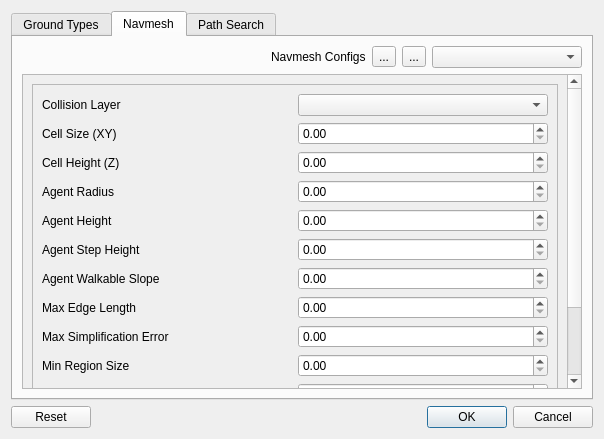
<?xml version="1.0" encoding="UTF-8"?>
<ui version="4.0">
 <class>AiProjectSettingsDlg</class>
 <widget class="QDialog" name="AiProjectSettingsDlg">
  <property name="geometry">
   <rect>
    <x>0</x>
    <y>0</y>
    <width>604</width>
    <height>439</height>
   </rect>
  </property>
  <property name="windowTitle">
   <string>Ai Project Settings</string>
  </property>
  <property name="windowIcon">
   <iconset resource="../QtResources/resources.qrc">
    <normaloff>:/AiPlugin/ezAiPlugin.svg</normaloff>:/AiPlugin/ezAiPlugin.svg</iconset>
  </property>
  <layout class="QVBoxLayout" name="verticalLayout">
   <item>
    <widget class="QTabWidget" name="Tabs">
     <property name="currentIndex">
      <number>1</number>
     </property>
     <widget class="QWidget" name="GroundTypesTab">
      <attribute name="title">
       <string>Ground Types</string>
      </attribute>
      <layout class="QHBoxLayout" name="horizontalLayout">
       <item>
        <widget class="QListWidget" name="GroundTypes">
         <property name="selectionBehavior">
          <enum>QAbstractItemView::SelectRows</enum>
         </property>
         <property name="uniformItemSizes">
          <bool>true</bool>
         </property>
        </widget>
       </item>
      </layout>
     </widget>
     <widget class="QWidget" name="NavmeshTab">
      <attribute name="title">
       <string>Navmesh</string>
      </attribute>
      <layout class="QVBoxLayout" name="verticalLayout_3">
       <item>
        <layout class="QHBoxLayout" name="horizontalLayout_4">
         <item>
          <spacer name="horizontalSpacer_2">
           <property name="orientation">
            <enum>Qt::Horizontal</enum>
           </property>
           <property name="sizeHint" stdset="0">
            <size>
             <width>40</width>
             <height>20</height>
            </size>
           </property>
          </spacer>
         </item>
         <item>
          <widget class="QLabel" name="label_2">
           <property name="text">
            <string>Navmesh Configs</string>
           </property>
          </widget>
         </item>
         <item>
          <widget class="QToolButton" name="AddMeshCfg">
           <property name="text">
            <string>...</string>
           </property>
           <property name="icon">
            <iconset resource="../../../../Tools/Libs/GuiFoundation/QtResources/resources.qrc">
             <normaloff>:/GuiFoundation/Icons/Add.svg</normaloff>:/GuiFoundation/Icons/Add.svg</iconset>
           </property>
          </widget>
         </item>
         <item>
          <widget class="QToolButton" name="RemoveMeshCfg">
           <property name="text">
            <string>...</string>
           </property>
           <property name="icon">
            <iconset resource="../../../../Tools/Libs/GuiFoundation/QtResources/resources.qrc">
             <normaloff>:/GuiFoundation/Icons/Delete.svg</normaloff>:/GuiFoundation/Icons/Delete.svg</iconset>
           </property>
          </widget>
         </item>
         <item>
          <widget class="QComboBox" name="SelectedMeshCfg">
           <property name="minimumSize">
            <size>
             <width>150</width>
             <height>0</height>
            </size>
           </property>
          </widget>
         </item>
        </layout>
       </item>
       <item>
        <widget class="QScrollArea" name="scrollArea">
         <property name="widgetResizable">
          <bool>true</bool>
         </property>
         <widget class="QWidget" name="scrollAreaWidgetContents">
          <property name="geometry">
           <rect>
            <x>0</x>
            <y>-66</y>
            <width>543</width>
            <height>382</height>
           </rect>
          </property>
          <layout class="QHBoxLayout" name="horizontalLayout_5">
           <item>
            <widget class="QFrame" name="NavmeshCfg">
             <property name="frameShape">
              <enum>QFrame::StyledPanel</enum>
             </property>
             <property name="frameShadow">
              <enum>QFrame::Raised</enum>
             </property>
             <layout class="QGridLayout" name="gridLayout">
              <item row="1" column="1">
               <widget class="QDoubleSpinBox" name="NavCellSize"/>
              </item>
              <item row="14" column="0">
               <spacer name="verticalSpacer">
                <property name="orientation">
                 <enum>Qt::Vertical</enum>
                </property>
                <property name="sizeHint" stdset="0">
                 <size>
                  <width>20</width>
                  <height>3</height>
                 </size>
                </property>
               </spacer>
              </item>
              <item row="11" column="1">
               <widget class="QDoubleSpinBox" name="NavDetailSampleDistance"/>
              </item>
              <item row="2" column="1">
               <widget class="QDoubleSpinBox" name="NavCellHeight"/>
              </item>
              <item row="1" column="0">
               <widget class="QLabel" name="label_3">
                <property name="text">
                 <string>Cell Size (XY)</string>
                </property>
               </widget>
              </item>
              <item row="9" column="0">
               <widget class="QLabel" name="label_12">
                <property name="text">
                 <string>Min Region Size</string>
                </property>
               </widget>
              </item>
              <item row="5" column="1">
               <widget class="QDoubleSpinBox" name="NavAgentStep"/>
              </item>
              <item row="4" column="0">
               <widget class="QLabel" name="label_6">
                <property name="text">
                 <string>Agent Height</string>
                </property>
               </widget>
              </item>
              <item row="7" column="1">
               <widget class="QDoubleSpinBox" name="NavMaxEdgeLength"/>
              </item>
              <item row="7" column="0">
               <widget class="QLabel" name="label_9">
                <property name="text">
                 <string>Max Edge Length</string>
                </property>
               </widget>
              </item>
              <item row="9" column="1">
               <widget class="QDoubleSpinBox" name="NavMinRegionSize"/>
              </item>
              <item row="8" column="1">
               <widget class="QDoubleSpinBox" name="NavSimplificationError"/>
              </item>
              <item row="10" column="0">
               <widget class="QLabel" name="label_11">
                <property name="text">
                 <string>Region Merge Size</string>
                </property>
               </widget>
              </item>
              <item row="3" column="1">
               <widget class="QDoubleSpinBox" name="NavAgentRadius"/>
              </item>
              <item row="13" column="0">
               <spacer name="verticalSpacer_2">
                <property name="orientation">
                 <enum>Qt::Vertical</enum>
                </property>
                <property name="sizeHint" stdset="0">
                 <size>
                  <width>20</width>
                  <height>194</height>
                 </size>
                </property>
               </spacer>
              </item>
              <item row="6" column="1">
               <widget class="QDoubleSpinBox" name="NavAgentSlope"/>
              </item>
              <item row="3" column="0">
               <widget class="QLabel" name="label_5">
                <property name="text">
                 <string>Agent Radius</string>
                </property>
               </widget>
              </item>
              <item row="10" column="1">
               <widget class="QDoubleSpinBox" name="NavRegionMergeSize"/>
              </item>
              <item row="4" column="1">
               <widget class="QDoubleSpinBox" name="NavAgentHeight"/>
              </item>
              <item row="6" column="0">
               <widget class="QLabel" name="label_8">
                <property name="text">
                 <string>Agent Walkable Slope</string>
                </property>
               </widget>
              </item>
              <item row="5" column="0">
               <widget class="QLabel" name="label_7">
                <property name="text">
                 <string>Agent Step Height</string>
                </property>
               </widget>
              </item>
              <item row="12" column="1">
               <widget class="QDoubleSpinBox" name="NavDetailSampleError"/>
              </item>
              <item row="2" column="0">
               <widget class="QLabel" name="label_4">
                <property name="text">
                 <string>Cell Height (Z)</string>
                </property>
               </widget>
              </item>
              <item row="12" column="0">
               <widget class="QLabel" name="label_14">
                <property name="text">
                 <string>Detail Sample Error</string>
                </property>
               </widget>
              </item>
              <item row="11" column="0">
               <widget class="QLabel" name="label_13">
                <property name="text">
                 <string>Detail Sample Distance</string>
                </property>
               </widget>
              </item>
              <item row="8" column="0">
               <widget class="QLabel" name="label_10">
                <property name="text">
                 <string>Max Simplification Error</string>
                </property>
               </widget>
              </item>
              <item row="0" column="0">
               <widget class="QLabel" name="label_15">
                <property name="text">
                 <string>Collision Layer</string>
                </property>
               </widget>
              </item>
              <item row="0" column="1">
               <widget class="QComboBox" name="CollisionLayer"/>
              </item>
             </layout>
            </widget>
           </item>
          </layout>
         </widget>
        </widget>
       </item>
      </layout>
     </widget>
     <widget class="QWidget" name="PathSearchTab">
      <attribute name="title">
       <string>Path Search</string>
      </attribute>
      <layout class="QHBoxLayout" name="horizontalLayout_3">
       <item>
        <layout class="QVBoxLayout" name="verticalLayout_2">
         <item>
          <layout class="QHBoxLayout" name="horizontalLayout_2">
           <item>
            <spacer name="horizontalSpacer">
             <property name="orientation">
              <enum>Qt::Horizontal</enum>
             </property>
             <property name="sizeHint" stdset="0">
              <size>
               <width>40</width>
               <height>20</height>
              </size>
             </property>
            </spacer>
           </item>
           <item>
            <widget class="QLabel" name="label">
             <property name="text">
              <string>Search Configs</string>
             </property>
            </widget>
           </item>
           <item>
            <widget class="QToolButton" name="AddPathCfg">
             <property name="text">
              <string>...</string>
             </property>
             <property name="icon">
              <iconset resource="../../../../Tools/Libs/GuiFoundation/QtResources/resources.qrc">
               <normaloff>:/GuiFoundation/Icons/Add.svg</normaloff>:/GuiFoundation/Icons/Add.svg</iconset>
             </property>
            </widget>
           </item>
           <item>
            <widget class="QToolButton" name="RemovePathCfg">
             <property name="text">
              <string>...</string>
             </property>
             <property name="icon">
              <iconset resource="../../../../Tools/Libs/GuiFoundation/QtResources/resources.qrc">
               <normaloff>:/GuiFoundation/Icons/Delete.svg</normaloff>:/GuiFoundation/Icons/Delete.svg</iconset>
             </property>
            </widget>
           </item>
           <item>
            <widget class="QComboBox" name="SelectedPathCfg">
             <property name="minimumSize">
              <size>
               <width>150</width>
               <height>0</height>
              </size>
             </property>
            </widget>
           </item>
          </layout>
         </item>
         <item>
          <widget class="QTableWidget" name="PathConfig">
           <property name="editTriggers">
            <set>QAbstractItemView::NoEditTriggers</set>
           </property>
           <property name="alternatingRowColors">
            <bool>false</bool>
           </property>
           <property name="selectionMode">
            <enum>QAbstractItemView::SingleSelection</enum>
           </property>
           <property name="selectionBehavior">
            <enum>QAbstractItemView::SelectRows</enum>
           </property>
           <property name="wordWrap">
            <bool>false</bool>
           </property>
           <property name="cornerButtonEnabled">
            <bool>false</bool>
           </property>
           <attribute name="horizontalHeaderStretchLastSection">
            <bool>true</bool>
           </attribute>
           <attribute name="verticalHeaderVisible">
            <bool>false</bool>
           </attribute>
           <column>
            <property name="text">
             <string>Ground Type</string>
            </property>
           </column>
           <column>
            <property name="text">
             <string>Traversal Allowed</string>
            </property>
           </column>
           <column>
            <property name="text">
             <string>Traversal Cost</string>
            </property>
           </column>
          </widget>
         </item>
        </layout>
       </item>
      </layout>
     </widget>
    </widget>
   </item>
   <item>
    <widget class="QDialogButtonBox" name="DefaultButtons">
     <property name="orientation">
      <enum>Qt::Horizontal</enum>
     </property>
     <property name="standardButtons">
      <set>QDialogButtonBox::Cancel|QDialogButtonBox::Ok|QDialogButtonBox::Reset</set>
     </property>
     <property name="centerButtons">
      <bool>false</bool>
     </property>
    </widget>
   </item>
  </layout>
 </widget>
 <tabstops>
  <tabstop>GroundTypes</tabstop>
  <tabstop>AddMeshCfg</tabstop>
  <tabstop>RemoveMeshCfg</tabstop>
  <tabstop>SelectedMeshCfg</tabstop>
  <tabstop>scrollArea</tabstop>
  <tabstop>CollisionLayer</tabstop>
  <tabstop>NavCellSize</tabstop>
  <tabstop>NavCellHeight</tabstop>
  <tabstop>NavAgentRadius</tabstop>
  <tabstop>NavAgentHeight</tabstop>
  <tabstop>NavAgentStep</tabstop>
  <tabstop>NavAgentSlope</tabstop>
  <tabstop>NavMaxEdgeLength</tabstop>
  <tabstop>NavSimplificationError</tabstop>
  <tabstop>NavMinRegionSize</tabstop>
  <tabstop>NavRegionMergeSize</tabstop>
  <tabstop>NavDetailSampleDistance</tabstop>
  <tabstop>NavDetailSampleError</tabstop>
  <tabstop>Tabs</tabstop>
  <tabstop>AddPathCfg</tabstop>
  <tabstop>RemovePathCfg</tabstop>
  <tabstop>SelectedPathCfg</tabstop>
  <tabstop>PathConfig</tabstop>
 </tabstops>
 <resources>
  <include location="../../../../Tools/Libs/GuiFoundation/QtResources/resources.qrc"/>
  <include location="../QtResources/resources.qrc"/>
 </resources>
 <connections/>
</ui>
